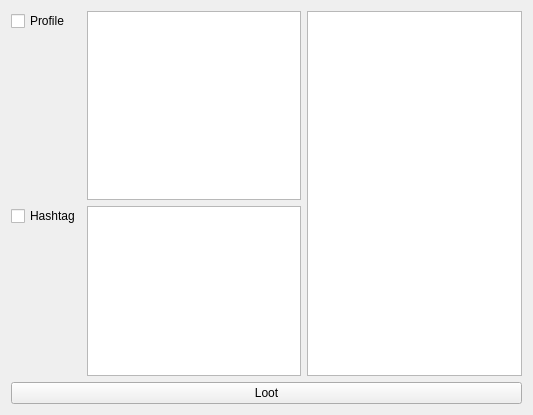
<?xml version="1.0" encoding="UTF-8"?>
<ui version="4.0">
 <class>Form</class>
 <widget class="QWidget" name="Form">
  <property name="geometry">
   <rect>
    <x>0</x>
    <y>0</y>
    <width>533</width>
    <height>415</height>
   </rect>
  </property>
  <property name="windowTitle">
   <string>Form</string>
  </property>
  <layout class="QGridLayout" name="gridLayout_2">
   <item row="0" column="1" rowspan="3">
    <widget class="QListWidget" name="downloaded_list"/>
   </item>
   <item row="3" column="0" colspan="2">
    <widget class="QPushButton" name="loot_button">
     <property name="text">
      <string>Loot</string>
     </property>
    </widget>
   </item>
   <item row="0" column="0" rowspan="3">
    <layout class="QGridLayout" name="gridLayout">
     <item row="2" column="0" colspan="2">
      <spacer name="verticalSpacer">
       <property name="orientation">
        <enum>Qt::Vertical</enum>
       </property>
       <property name="sizeHint" stdset="0">
        <size>
         <width>20</width>
         <height>40</height>
        </size>
       </property>
      </spacer>
     </item>
     <item row="0" column="2" rowspan="3">
      <widget class="QPlainTextEdit" name="profile_text"/>
     </item>
     <item row="3" column="0" colspan="2">
      <widget class="QCheckBox" name="hashtag_checkbox">
       <property name="text">
        <string>Hashtag</string>
       </property>
      </widget>
     </item>
     <item row="3" column="2" rowspan="2">
      <widget class="QPlainTextEdit" name="hashtag_text"/>
     </item>
     <item row="0" column="0" rowspan="2" colspan="2">
      <widget class="QCheckBox" name="profile_checkbox">
       <property name="text">
        <string>Profile</string>
       </property>
      </widget>
     </item>
     <item row="4" column="0" colspan="2">
      <spacer name="verticalSpacer_2">
       <property name="orientation">
        <enum>Qt::Vertical</enum>
       </property>
       <property name="sizeHint" stdset="0">
        <size>
         <width>20</width>
         <height>40</height>
        </size>
       </property>
      </spacer>
     </item>
    </layout>
   </item>
  </layout>
 </widget>
 <resources/>
 <connections/>
</ui>
